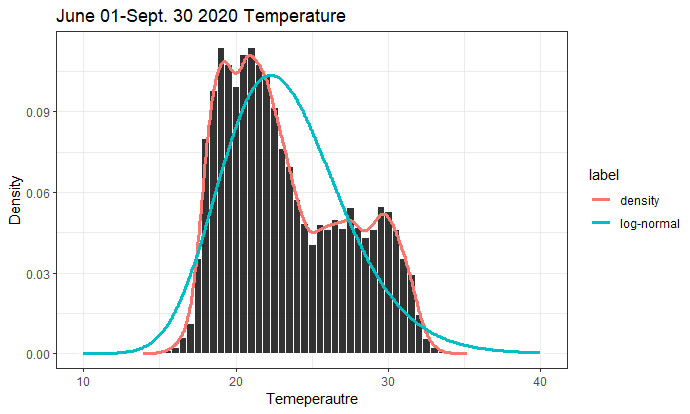

This figure's R source:
library(rio)
getwd()
d <- import("weatherdata.xlsx")
names(d)

library(dplyr)
d.temp <- d %>%
  select(Temperature)  
str(d.temp)

library(MASS)
?fitdistr

# log-normal 
fit.lnorm <- fitdistr(d.temp$Temperature,densfun = "lognormal")
mean <- fit.lnorm$estimate[1]
sd <- fit.lnorm$estimate[2]
x <- seq(10,40,0.1)
?dlnorm
y <- dlnorm(x, meanlog = mean, sdlog = sd)
d.lnorm <- data.frame(x = x, y = y, label = "log-normal")

# density curve
density <- density(d.temp$Temperature)
data.density <- data.frame(x = density$x
                           , y = density$y
                           , label = "density")

data.plot <- rbind.data.frame(d.lnorm, data.density)

?geom_histogram
library(ggplot2)

ggplot(data = d.temp, aes(Temperature,..density..)) +
  geom_histogram(binwidth = 0.5,
                 fill = "black",
                 color = "white",
                 size =0.1,
                 alpha = 0.8) +
  geom_line(data = data.plot
            , aes(x,y, color = label)
            , size = 1.2) +
  labs(title = "June 01-Sept. 30 2020 Temperature",
     x = "Temeperautre",
     y = "Density")+
  scale_color_discrete(name = "label")+
  theme_bw()

library(moments)
skewness(d.temp)
kurtosis(d.temp)

summary(d.temp)

n <- 10
nt <- 1000
np <- length(d.temp$Temperature)
# do loop for sampling nt times, n data per one time
d.mean.10 <- 0.0
i <- 0
for (i in 1:nt) {
  d.index <- sample(1:np,n)
  d.sample <- d.temp$Temperature[d.index]
  d.mean.10[i] <- mean(d.sample)
}
d.mean.10 <- as.data.frame(d.mean.10)

n <- 50
nt <- 1000
np <- length(d.temp$Temperature)
# do loop for sampling nt times, n data per one time
d.mean.50 <- 0.0
i <- 0
for (i in 1:nt) {
  d.index <- sample(1:np,n)
  d.sample <- d.temp$Temperature[d.index]
  d.mean.50[i] <- mean(d.sample)
}
d.mean.50 <- as.data.frame(d.mean.50)

n <- 100
nt <- 1000
np <- length(d.temp$Temperature)
# do loop for sampling nt times, n data per one time
d.mean.100 <- 0.0
i <- 0
for (i in 1:nt) {
  d.index <- sample(1:np,n)
  d.sample <- d.temp$Temperature[d.index]
  d.mean.100[i] <- mean(d.sample)
}
d.mean.100 <- as.data.frame(d.mean.100)


# plot histogram to check the shape, is it bell shape?
library(ggplot2)
p1 <- ggplot(data = d.mean.10, aes(d.mean.10)) +
  geom_histogram(bins = 30) +
  coord_cartesian(xlim = c(15, 35)) +
  labs(x = "sample mean, random sampling n = 10, 1000 times")
p2 <- ggplot(data = d.mean.50, aes(d.mean.50)) +
  geom_histogram(bins = 30) +
  coord_cartesian(xlim = c(15, 35)) +
  labs(x = "sample mean, random sampling n = 50, 1000 times")
p3 <- ggplot(data = d.mean.100, aes(d.mean.100)) +
  geom_histogram(bins = 30) +
  coord_cartesian(xlim = c(15, 35)) +
  labs(x = "sample mean, random sampling n = 100, 1000 times")

library(gridExtra)
grid.arrange(p1,p2,p3,nrow =3)
